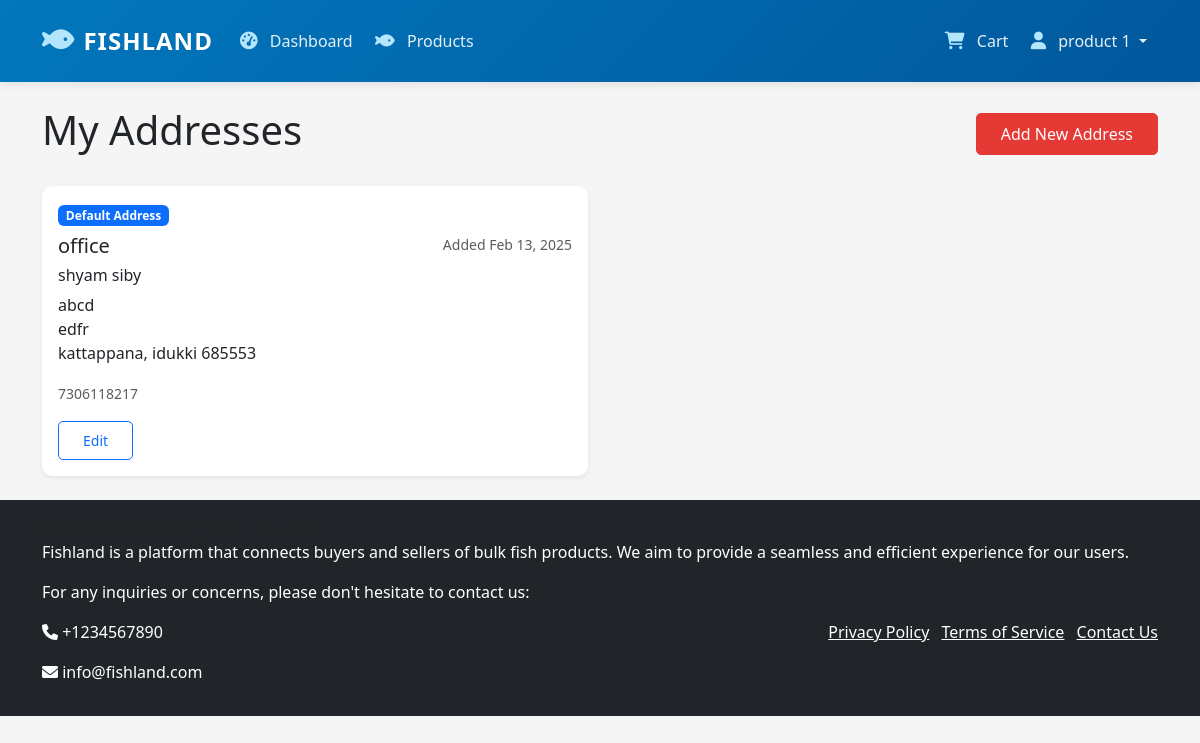
The app's page /accounts/addresses/ (signed in) with its own data.
### accounts/models.py (models this page shows, shortened)
class User(AbstractUser):
    class Role(models.TextChoices):
        ADMIN = 'ADMIN', 'Admin'
        SELLER = 'SELLER', 'Seller'
        BUYER = 'BUYER', 'Buyer'
        DELIVERY_BOY = 'DELIVERY_BOY', 'Delivery Boy'
    email = models.EmailField(_('email address'), unique=True)
    role = models.CharField(max_length=15, choices=Role.choices, default=Role.BUYER)
    phone = PhoneNumberField(blank=True)  # Renamed from phone_number
    profile_picture = models.ImageField(upload_to=get_profile_image_path, blank=True, null=True)
    company_name = models.CharField(max_length=100, blank=True)
    address = models.TextField(blank=True)
    gst_number = models.CharField(max_length=15, blank=True)
    is_verified = models.BooleanField(default=False)
    is_deleted = models.BooleanField(default=False)
    USERNAME_FIELD = 'email'
    REQUIRED_FIELDS = ['username']

### orders/models.py (models this page shows, shortened)
class Address(models.Model):
    user = models.ForeignKey(settings.AUTH_USER_MODEL, on_delete=models.CASCADE, related_name='addresses')
    label = models.CharField(max_length=50, default='Home')  # e.g., "Home", "Office"
    name = models.CharField(max_length=100)
    phone = models.CharField(max_length=15)
    address_line1 = models.CharField(max_length=100)
    address_line2 = models.CharField(max_length=100, blank=True, null=True)  # Making it nullable
    city = models.CharField(max_length=50)
    state = models.CharField(max_length=50)
    pincode = models.CharField(max_length=6)
    is_default = models.BooleanField(default=False)
    created_at = models.DateTimeField(auto_now_add=True)
    updated_at = models.DateTimeField(auto_now=True)

### accounts/views.py (the view)
# urls.py: path('addresses/', views.address_list, name='address_list'),
@login_required
def address_list(request):
    addresses = Address.objects.filter(user=request.user).order_by('-is_default', '-created_at')
    context = {
        'addresses': addresses
    }
    return render(request, 'accounts/address_list.html', context)

### accounts/templates/accounts/address_list.html (shortened to what this page needs)
{% extends 'base.html' %}
{% block content %}
<div class="container py-4">
    <div class="row mb-4">
        <div class="col-12 d-flex justify-content-between align-items-center">
            <h1>My Addresses</h1>
            <a href="{% url 'accounts:add_address' %}" class="btn btn-primary">
                 Add New Address
            </a>
        </div>
    </div>
    <div class="row g-4">
        {% if addresses %}
            {% for address in addresses %}
            <div class="col-md-6">
                <div class="card h-100 border-0 shadow-sm">
                    <div class="card-body">
                        {% if address.is_default %}
                        <span class="badge bg-primary mb-2">Default Address</span>
                        {% endif %}
                        <div class="d-flex justify-content-between align-items-start mb-2">
                            <h5 class="card-title mb-0">{{ address.label }}</h5>
                            <small class="text-muted">Added {{ address.created_at|date:"M d, Y" }}</small>
                        </div>
                        <h6 class="mb-2">{{ address.name }}</h6>
                        <p class="card-text">
                            {{ address.address_line1 }}<br>
                            {% if address.address_line2 %}
                                {{ address.address_line2 }}<br>
                            {% endif %}
                            {{ address.city }}, {{ address.state }} {{ address.pincode }}
                        </p>
                        <p class="card-text">
                            <small class="text-muted">
                                 {{ address.phone }}
                            </small>
                        </p>
                        <div class="btn-group">
                            <a href="{% url 'accounts:edit_address' address.id %}" class="btn btn-outline-primary btn-sm">
                                 Edit
                            </a>
                        </div>
                    </div>
                </div>
            </div>
            {% endfor %}
        {% endif %}
    </div>
</div>
{% endblock %}

### templates/base.html (shortened to what this page needs)
{% load static %}
<!DOCTYPE html>
<html lang="en">
<head>
    <link href="https://cdn.jsdelivr.net/npm/bootstrap@5.3.0/dist/css/bootstrap.min.css" rel="stylesheet">
    <link href="https://cdnjs.cloudflare.com/ajax/libs/font-awesome/6.0.0/css/all.min.css" rel="stylesheet">
</head>
<body>
    <nav class="navbar navbar-expand-lg navbar-dark sticky-top">
        <div class="container">
            <a class="navbar-brand" href="{% if user.is_authenticated and user.role == 'ADMIN' %}{% url 'admin_dashboard:dashboard' %}{% elif user.is_authenticated and user.role == 'DELIVERY_BOY' %}{% url 'delivery:dashboard' %}{% else %}{% url 'shop:home' %}{% endif %}">
                <i class="fas fa-fish me-2"></i>FISHLAND
            </a>
            <div class="collapse navbar-collapse" id="navbarNav">
                {% if user.is_authenticated %}
                    {% if user.role == 'ADMIN' %}
                    <ul class="navbar-nav me-auto admin-nav">
                        <li class="nav-item">
                            <a class="nav-link {% if request.resolver_match.url_name == 'dashboard' %}active{% endif %}"
                               href="{% url 'admin_dashboard:dashboard' %}">
                                <i class="fas fa-tachometer-alt"></i> Dashboard
                            </a>
                        </li>
                        <li class="nav-item">
                            <a class="nav-link {% if request.resolver_match.url_name == 'orders' %}active{% endif %}"
                               href="{% url 'admin_dashboard:orders' %}">
                                <i class="fas fa-shopping-cart"></i> Orders
                            </a>
                        </li>
                        <li class="nav-item">
                            <a class="nav-link {% if request.resolver_match.url_name == 'products' %}active{% endif %}"
                               href="{% url 'admin_dashboard:products' %}">
                                <i class="fas fa-box"></i> Products
                            </a>
                        </li>
                        <li class="nav-item">
                            <a class="nav-link {% if request.resolver_match.url_name == 'categories' %}active{% endif %}"
                               href="{% url 'admin_dashboard:categories' %}">
                                <i class="fas fa-tags"></i> Categories
                            </a>
                        </li>
                        <li class="nav-item">
                            <a class="nav-link {% if request.resolver_match.url_name == 'users' %}active{% endif %}"
                               href="{% url 'admin_dashboard:users' %}">
                                <i class="fas fa-users"></i> Users
                            </a>
                        </li>
                        <li class="nav-item">
                            <a class="nav-link {% if request.resolver_match.url_name == 'reports' %}active{% endif %}"
                               href="{% url 'admin_dashboard:reports' %}">
                                <i class="fas fa-chart-bar"></i> Reports
                            </a>
                        </li>
                    </ul>
                    {% elif user.role == 'BUYER' %}
                    <ul class="navbar-nav me-auto">
                        <li class="nav-item">
                            <a class="nav-link {% if request.resolver_match.url_name == 'dashboard' %}active{% endif %}"
                               href="{% url 'buyer:dashboard' %}">
                                <i class="fas fa-tachometer-alt"></i> Dashboard
                            </a>
                        </li>
                        <li class="nav-item">
                            <a class="nav-link {% if request.resolver_match.url_name == 'product_list' %}active{% endif %}"
                               href="{% url 'products:product_list' %}">
                                <i class="fas fa-fish"></i> Products
                            </a>
                        </li>
                    </ul>
                    {% endif %}
                    <ul class="navbar-nav ms-auto">
                        {% if user.role == 'BUYER' %}
                        <li class="nav-item">
                            <a class="nav-link" href="{% url 'cart:view' %}">
                                <i class="fas fa-shopping-cart"></i> Cart
                            </a>
                        </li>
                        <li class="nav-item dropdown">
                            <a class="nav-link dropdown-toggle" href="#" id="navbarDropdown" role="button"
                               data-bs-toggle="dropdown" aria-expanded="false">
                                <i class="fas fa-user"></i> {{ user.get_full_name }}
                            </a>
                        </li>
                        {% endif %}
                    </ul>
                {% endif %}
            </div>
        </div>
    </nav>
    <main>
        {% block content %}{% endblock %}
    </main>
    <footer class="footer mt-auto py-3 bg-dark text-white">
        <div class="container">
            <span class="text-muted">&copy; 2025 Fishland. All rights reserved.</span>
            <p>Fishland is a platform that connects buyers and sellers of bulk fish products. We aim to provide a seamless and efficient experience for our users.</p>
            <p>For any inquiries or concerns, please don't hesitate to contact us:</p>
            <ul class="list-inline float-end">
                <li class="list-inline-item"><a href="#" class="text-white">Privacy Policy</a></li>
                <li class="list-inline-item"><a href="#" class="text-white">Terms of Service</a></li>
                <li class="list-inline-item"><a href="#" class="text-white">Contact Us</a></li>
            </ul>
            <div class="mt-2">
                <p><i class="fas fa-phone"></i> +1234567890</p>
                <p><i class="fas fa-envelope"></i> info@fishland.com</p>
            </div>
        </div>
    </footer>
</body>
</html>

### templates/base.html (style rules this page uses)
:root { --primary-color: #e53935; --secondary-color: #ffcdd2; --dark-color: #212121; --light-color: #f5f5f5; }
body { background-color: var(--light-color); }
.navbar { padding: 1rem 0; background: linear-gradient(135deg, #0277bd, #01579b) !important; box-shadow: 0 2px 10px rgba(0, 0, 0, 0.1); }
.navbar-brand { color: white !important; font-size: 1.5rem; font-weight: 700; letter-spacing: 1px; display: flex; align-items: center; transition: transform 0.3s ease; }
.navbar-brand i { font-size: 1.8rem; margin-right: 10px; color: #b3e5fc; }
.navbar-nav .nav-link { font-weight: 500; color: rgba(255, 255, 255, 0.9) !important; padding: 0.8rem 1.2rem; margin: 0 0.2rem; border-radius: 8px; transition: all 0.3s ease; }
.navbar-nav .nav-link i { margin-right: 8px; font-size: 1.1rem; color: #b3e5fc; }
.card { border: none; border-radius: 10px; box-shadow: 0 4px 6px rgba(0, 0, 0, 0.1); transition: transform 0.3s ease; }
.btn { border-radius: 5px; padding: 0.5rem 1.5rem; font-weight: 500; transition: all 0.3s ease; }
.btn-primary { background-color: var(--primary-color); border-color: var(--primary-color); }

### accounts/templates/accounts/address_list.html (style rules this page uses)
.card { transition: transform 0.2s ease-in-out; }
.btn-group { gap: 0.5rem; }

### records on screen
User: get_full_name "product 1"
Address: is_default "Default Address", label "office", created_at "Feb 13, 2025", name "shyam siby", address_line1 "abcd", address_line2 "edfr", city "kattappana", state "idukki", pincode "685553", phone "7306118217"
